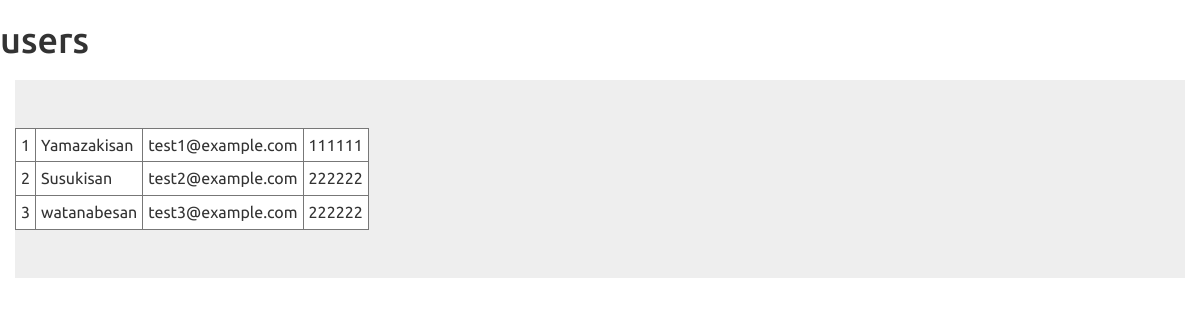
Screenshot of /join/users.php with the database file from the repository.
### tables this page shows
CREATE TABLE `users` (
  `id` int(12) NOT NULL,
  `name` varchar(64) NOT NULL,
  `email` varchar(256) NOT NULL,
  `password` varchar(255) NOT NULL
);

### funcs.php (called while the page is built, shortened)
<?php
function h($str){
    return htmlspecialchars($str, ENT_QUOTES);
}

### join/users.php (the view, shortened to what this page needs)
<?php
include("../funcs.php");
$pdo = db_conn();
$sql = "SELECT * FROM users";
$stmt = $pdo->prepare($sql);
$status = $stmt->execute();
$values =  $stmt->fetchAll(PDO::FETCH_ASSOC);
?>
<!DOCTYPE html>
<html lang="ja">
<head>
<link rel="stylesheet" href="../css/range.css">
<link href="../css/bootstrap.min.css" rel="stylesheet">
</head>
<body id="main">
<header>
  <h1>users</h1>
</header>
<div>
    <div class="container jumbotron">
      <table id="list">
      <?php foreach($values as $v){ ?>
        <tr>
          <td><?=h($v["id"])?></td>
          <td><?=h($v["name"])?></td>
          <td><?=h($v["email"])?></td>
          <td><?=h($v["password"])?></td>
        </tr>
      <?php } ?>
      </table>
  </div>
</div>
</body>
</html>

### join/users.php (style rules this page uses)
div { padding: 10px;font-size:16px; }
td { padding:5px; margin:5px;border:1px solid #777; background:#fff; }

### rows the page displays
users: id "1", name "Yamazakisan", email "test1@example.com", password "111111"
users: id "2", name "Susukisan", email "test2@example.com", password "222222"
users: id "3", name "watanabesan", email "test3@example.com", password "222222"
